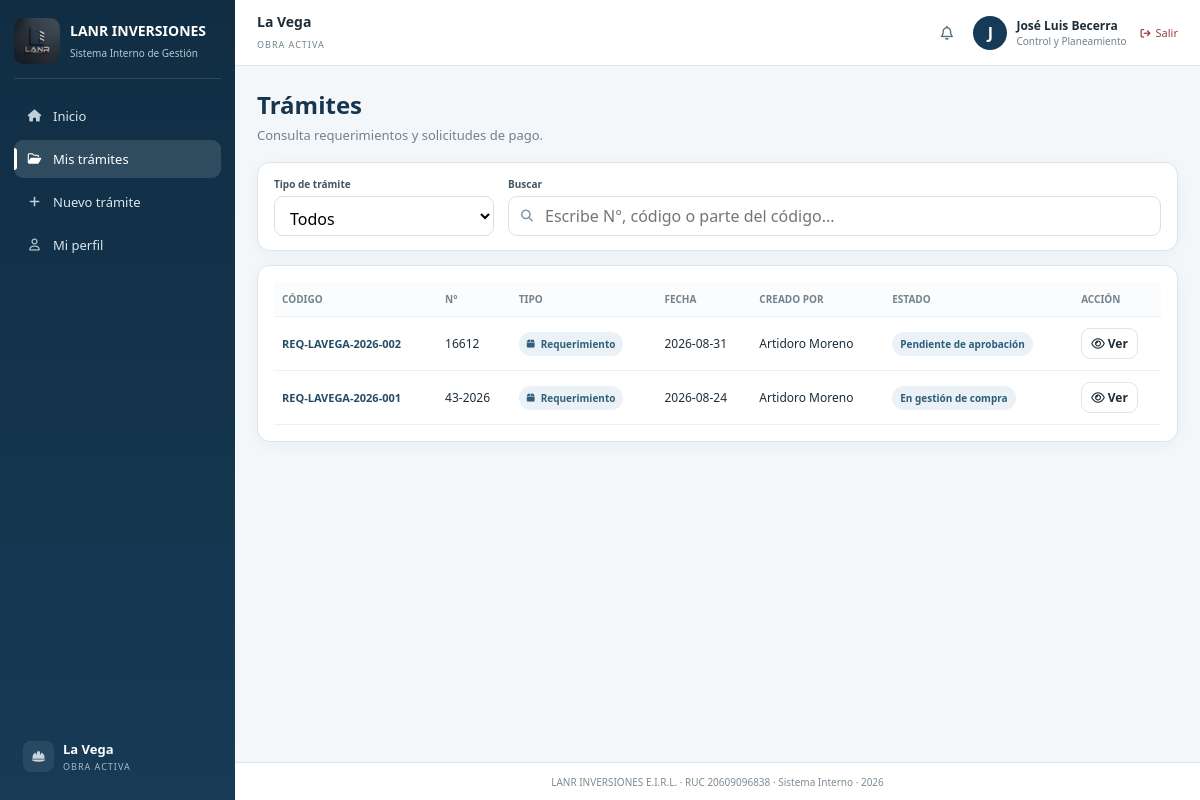
Page /requests (signed in) on the committed database.
### tables this page shows
CREATE TABLE users(
        id INTEGER PRIMARY KEY,
        full_name TEXT,
        username TEXT UNIQUE COLLATE NOCASE,
        password_hash TEXT,
        role TEXT,
        email TEXT,
        phone TEXT,
        must_change INTEGER DEFAULT 1,
        active INTEGER DEFAULT 1
    );

CREATE TABLE tramites(
        id INTEGER PRIMARY KEY,
        tracking TEXT UNIQUE,
        tipo TEXT,
        subtipo TEXT,
        numero TEXT,
        fecha TEXT,
        proyecto TEXT,
        lugar TEXT,
        beneficiario TEXT,

        dni_ruc TEXT,
        modalidad_pago TEXT,
        responsable TEXT,
        tipo_comprobante TEXT,
        banco TEXT,
        nro_comprobante TEXT,
        cuenta_cci TEXT,
        abono REAL,
        observaciones TEXT,

        estado TEXT,
        formato TEXT,
        creador INTEGER,
        creado TEXT
    );

### app.py (the view, shortened to what this page needs)
@app.route('/requests')
@login_required
def requests():
    u = user()
    c = db()
    username = u['username'].lower()
    if username in ('amoreno', 'jbecerra', 'ogonzales'):
        ts = c.execute(
            '''
            SELECT t.*, u.full_name creador_nombre
            FROM tramites t
            JOIN users u ON u.id=t.creador
            ORDER BY t.id DESC
            '''
        ).fetchall()
    c.close()
    return render_template(
        'requests.html',
        user=u,
        requests=ts
    )

### app.py (called while the page is built)
def db():
    c = sqlite3.connect(DB)
    c.row_factory = sqlite3.Row
    return c

def user():
    if 'uid' not in session:
        return None
    c = db()
    u = c.execute('select * from users where id=?',
                  (session['uid'],)).fetchone()
    c.close()
    return u

def login_required(fn):
    from functools import wraps
    @wraps(fn)
    def w(*a, **k):
        if 'uid' not in session:
            return redirect(url_for('login'))
        return fn(*a, **k)
    return w

### templates/requests.html (shortened to what this page needs)
{% extends 'base.html' %} {% block title %} Trámites | LANR {% endblock %} {%
block content %}
<div class="pagehead">
  <div>
    <h1>Trámites</h1>
    <p>Consulta requerimientos y solicitudes de pago.</p>
  </div>
</div>
<div class="card tramite-search-card">
  <div class="tramite-search-grid">
    <div class="field">
      <label for="tramiteTipo"> Tipo de trámite </label>
      <select id="tramiteTipo">
        <option value="">Todos</option>
      </select>
    </div>
    <div class="field">
      <label for="requestSearch"> Buscar </label>
      <div class="search-input-wrapper">
        <input
          id="requestSearch"
          type="text"
          placeholder="Escribe N°, código o parte del código..."
          autocomplete="off"
        />
      </div>
    </div>
  </div>
</div>
<div class="card">
  <div class="tablewrap">
    <table>
      <thead>
        <tr>
          <th>Código</th>
          <th>N°</th>
          <th>Tipo</th>
          <th>Fecha</th>
          <th>Creado por</th>
          <th>Estado</th>
          <th>Acción</th>
        </tr>
      </thead>
      <tbody id="requestsBody">
        {% for t in requests %}
        <tr
          class="tramite-row"
          data-tipo="{{ t.tipo }}"
          data-codigo="{{ t.tracking|lower }}"
          data-numero="{{ t.numero|string|lower }}"
        >
          <td>
            <strong class="tracking-code"> {{ t.tracking }} </strong>
          </td>
          <td>{{ t.numero }}</td>
          <td>
            {% if t.tipo == 'REQ' %}
            <span class="type-pill req">
              <i class="fa-solid fa-box"></i>
              Requerimiento
            </span>
            {% elif t.tipo == 'SP' %}
            <span class="type-pill sp">
              <i class="fa-solid fa-money-bill-wave"></i>
              Solicitud de pago
            </span>
            {% else %} {{ t.tipo }} {% endif %}
          </td>
          <td>{{ t.fecha }}</td>
          <td>{{ t.creador_nombre }}</td>
          <td>
            <span class="pill"> {{ t.estado }} </span>
          </td>
          <td>
            <a
              class="btn small"
              href="{{ url_for('request_detail', tid=t.id) }}"
            >
              <i class="fa-regular fa-eye"></i>
              Ver
            </a>
          </td>
        </tr>
        {% endfor %}
      </tbody>
    </table>
  </div>
</div>
{% endblock %}

### templates/base.html (shortened to what this page needs)
<!doctype html>
<html lang="es">
  <head>
    <link
      rel="stylesheet"
      href='{{ url_for("static", filename="css/styles.css") }}'
    />
    <link
      rel="stylesheet"
      href="https://cdnjs.cloudflare.com/ajax/libs/font-awesome/6.5.2/css/all.min.css"
    />
  </head>
  <body>
    {% if user %}
    <div class="app">
      <aside class="sidebar" id="sidebar">
        <div class="brand">
          <img
            src='{{ url_for("static", filename="logo-lanr.jpeg") }}'
            alt="LANR Inversiones"
          />
          <div>
            <strong>LANR INVERSIONES</strong>
            <span>Sistema Interno de Gestión</span>
          </div>
        </div>
        <nav>
          <a
            href='{{ url_for("home") }}'
            class="{% if request.endpoint == 'home' %}active{% endif %}"
          >
            <i class="fa-solid fa-house"></i>
            <span>Inicio</span>
          </a>
          <a
            href='{{ url_for("requests") }}'
            class="{% if request.endpoint in ['requests', 'request_detail'] %}active{% endif %}"
          >
            <i class="fa-regular fa-folder-open"></i>
            <span>Mis trámites</span>
          </a>
          {% if user.username|lower in ['amoreno','jbecerra','ogonzales'] %}
          <a
            href='{{ url_for("new_request") }}'
            class="{% if request.endpoint in ['new_request', 'create_requirement', 'create_payment_request'] %}active{% endif %}"
          >
            <i class="fa-solid fa-plus"></i>
            <span>Nuevo trámite</span>
          </a>
          {% endif %}
          <a
            href='{{ url_for("profile") }}'
            class="{% if request.endpoint == 'profile' %}active{% endif %}"
          >
            <i class="fa-regular fa-user"></i>
            <span>Mi perfil</span>
          </a>
        </nav>
        <div class="sidefoot">
          <div class="sidefoot-icon">
            <i class="fa-solid fa-helmet-safety"></i>
          </div>
          <div>
            <strong>La Vega</strong>
            <span>OBRA ACTIVA</span>
          </div>
        </div>
      </aside>
      <main>
        <header>
          <div class="work">
            <strong>La Vega</strong>
            <span>OBRA ACTIVA</span>
          </div>
          <div class="who">
            <div class="notification-wrapper">
              <button
                type="button"
                class="notification-button"
                title="Notificaciones"
                onclick="toggleNotifications()"
              >
                <i class="fa-regular fa-bell"></i>
              </button>
            </div>
            <div class="avatar">{{ user.full_name[0] }}</div>
            <div class="user-data">
              <strong>{{ user.full_name }}</strong>
              <small>{{ user.role }}</small>
            </div>
            <a
              href='{{ url_for("logout") }}'
              class="logout-link"
              title="Cerrar sesión"
            >
              <i class="fa-solid fa-arrow-right-from-bracket"></i>
              <span>Salir</span>
            </a>
          </div>
        </header>
        <section class="content">
           {% block content %} {% endblock %}
        </section>
        <footer>
          LANR INVERSIONES E.I.R.L. · RUC 20609096838 · Sistema Interno · 2026
        </footer>
      </main>
    </div>
    {% else %} {% block guest %} {% endblock %} {% endif %}
  </body>
</html>

### rows in the picture
users: full_name "J", full_name "José Luis Becerra", role "Control y Planeamiento"
tramites: tracking "REQ-LAVEGA-2026-002", numero "16612", tipo "REQ" (drawn), fecha "2026-08-31", creador_nombre "Artidoro Moreno", estado "Pendiente de aprobación"
tramites: tracking "REQ-LAVEGA-2026-001", numero "43-2026", tipo "REQ" (drawn), fecha "2026-08-24", creador_nombre "Artidoro Moreno", estado "En gestión de compra"
